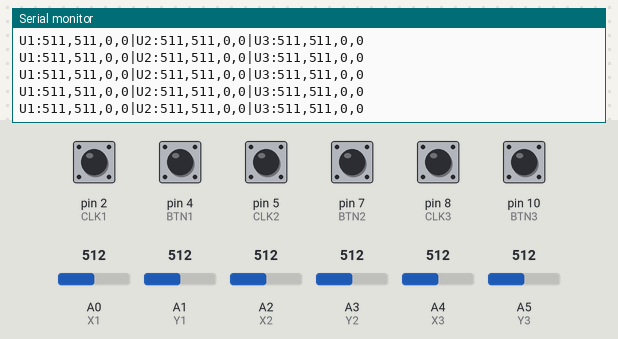
Bench run of a sketch on a simulated Arduino Uno, built with avr-gcc and run on an emulated ATmega328P. Parts: the last lines printed to the serial monitor. The test bench sets the inputs (shaded band); at power-on: pin 2 (CLK1), pin 4 (BTN1), pin 5 (CLK2), pin 7 (BTN2), pin 8 (CLK3), pin 10 (BTN3) HIGH, A0 (X1) = 512, A1 (Y1) = 512, A2 (X2) = 512, A3 (Y2) = 512, A4 (X3) = 512, A5 (Y3) = 512.

Above: at 1.2 s.
1.3 s: A0 (X1) set to 716
At 2.2 s:
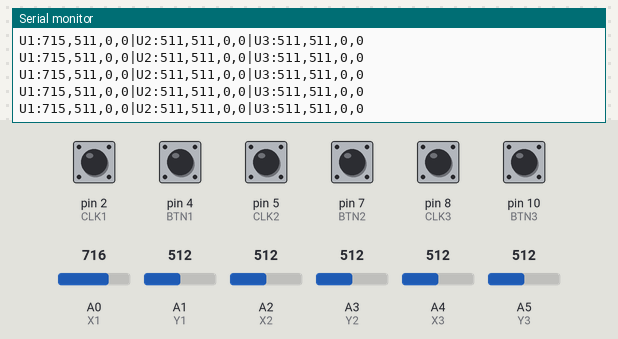
2.8 s: A1 (Y1) set to 716
At 3.3 s:
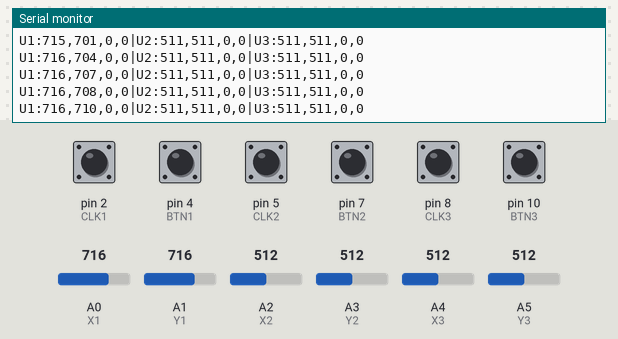
4.3 s: A2 (X2) set to 716
At 5.0 s:
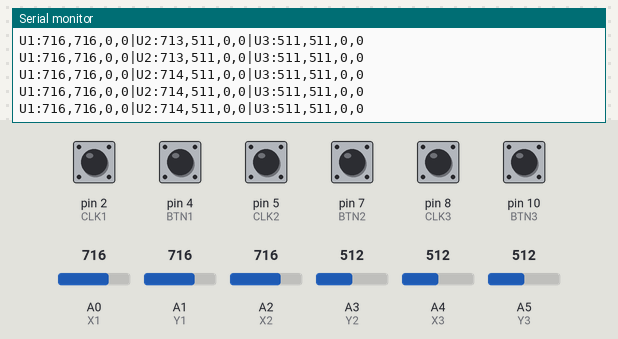
5.8 s: A3 (Y2) set to 716
At 6.5 s:
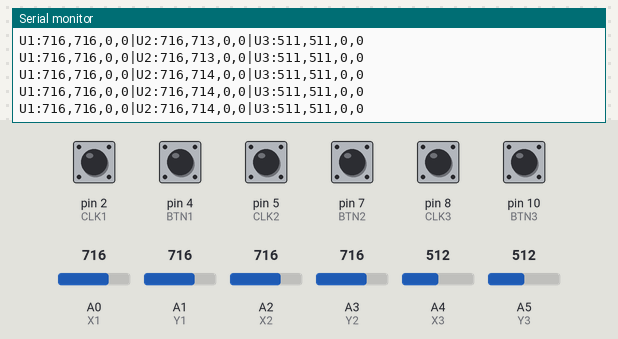
7.3 s: A4 (X3) set to 716
At 8.3 s:
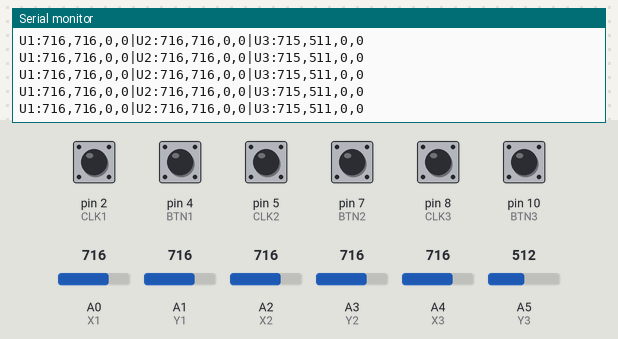
8.8 s: A5 (Y3) set to 716
At 9.6 s:
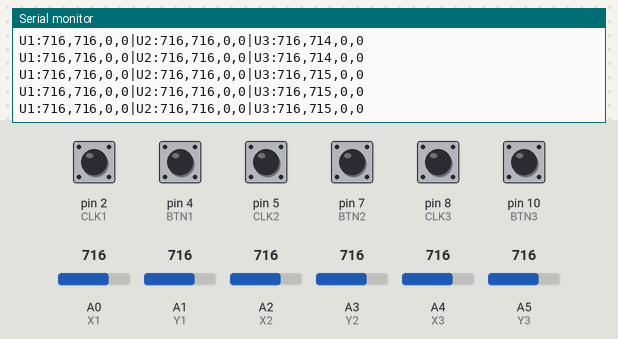
Timing chart, 0 to 11.3 s (numbered marks = the images above; inputs shaded):
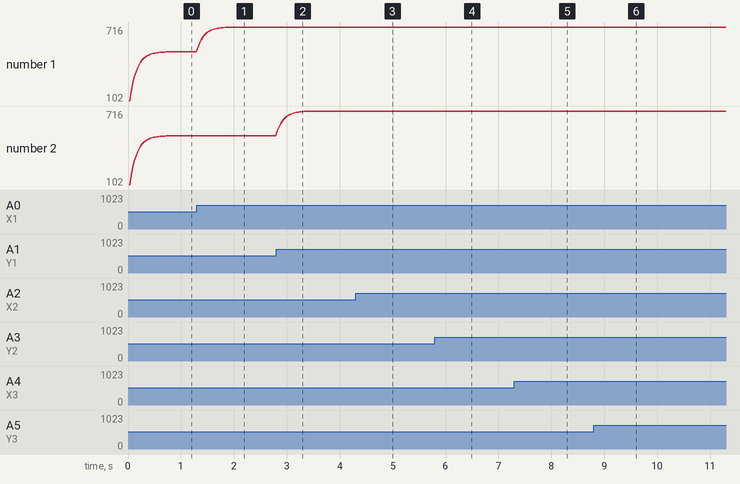

The sketch:

arduino.ino
```cpp
// ==========================================
// PINES DE LAS CAJAS (Según conexión previa)
// ==========================================
// Caja 1
const int X1 = A0, Y1 = A1, CLK1 = 2, DT1 = 3, BTN1 = 4;
// Caja 2
const int X2 = A2, Y2 = A3, CLK2 = 5, DT2 = 6, BTN2 = 7;
// Caja 3
const int X3 = A4, Y3 = A5, CLK3 = 8, DT3 = 9, BTN3 = 10;

// ==========================================
// VARIABLES DE ESTADO
// ==========================================
// Contadores de los encoders
int enc1 = 0, enc2 = 0, enc3 = 0;

// Estados anteriores de los pines CLK para detectar giros
int lastCLK1, lastCLK2, lastCLK3;

// Variables filtradas de los Joysticks
float valX1 = 0, valY1 = 0;
float valX2 = 0, valY2 = 0;
float valX3 = 0, valY3 = 0;

// Factor de suavizado para Joysticks (0.0 a 1.0)
const float alpha = 0.2;

// Control de tiempo para el envío serial
unsigned long lastSend = 0;
const int SEND_INTERVAL = 30; // Envío de datos cada 30ms (~33 fps)

void setup() {
  Serial.begin(115200);

  // Configurar Botones Rojos con resistencia interna
  pinMode(BTN1, INPUT_PULLUP);
  pinMode(BTN2, INPUT_PULLUP);
  pinMode(BTN3, INPUT_PULLUP);

  // Configurar pines de Encoders
  pinMode(CLK1, INPUT); pinMode(DT1, INPUT);
  pinMode(CLK2, INPUT); pinMode(DT2, INPUT);
  pinMode(CLK3, INPUT); pinMode(DT3, INPUT);

  // Guardar estado inicial de los Encoders
  lastCLK1 = digitalRead(CLK1);
  lastCLK2 = digitalRead(CLK2);
  lastCLK3 = digitalRead(CLK3);
}

// Función reutilizable para leer cualquier encoder
void updateEncoder(int clkPin, int dtPin, int &lastClk, int &encValue) {
  int currentClk = digitalRead(clkPin);
  // Si hay un cambio en CLK y es un flanco de subida
  if (currentClk != lastClk && currentClk == 1) {
    if (digitalRead(dtPin) != currentClk) {
      encValue++; // Giro a la derecha
    } else {
      encValue--; // Giro a la izquierda
    }
  }
  lastClk = currentClk;
}

void loop() {
  // 1. LEER ENCODERS CONSTANTEMENTE (Polling rápido)
  // Esto debe ir sin delays para no perder pasos al girar rápido
  updateEncoder(CLK1, DT1, lastCLK1, enc1);
  updateEncoder(CLK2, DT2, lastCLK2, enc2);
  updateEncoder(CLK3, DT3, lastCLK3, enc3);

  // 2. ENVIAR DATOS A NODE.JS CADA CIERTO TIEMPO
  if (millis() - lastSend >= SEND_INTERVAL) {
    lastSend = millis();

    // Leer y filtrar Joysticks
    valX1 = (alpha * analogRead(X1)) + ((1.0 - alpha) * valX1);
    valY1 = (alpha * analogRead(Y1)) + ((1.0 - alpha) * valY1);

    valX2 = (alpha * analogRead(X2)) + ((1.0 - alpha) * valX2);
    valY2 = (alpha * analogRead(Y2)) + ((1.0 - alpha) * valY2);

    valX3 = (alpha * analogRead(X3)) + ((1.0 - alpha) * valX3);
    valY3 = (alpha * analogRead(Y3)) + ((1.0 - alpha) * valY3);

    // Leer Botones (Invertimos la lógica: 1 = presionado, 0 = suelto)
    int b1 = (digitalRead(BTN1) == LOW) ? 1 : 0;
    int b2 = (digitalRead(BTN2) == LOW) ? 1 : 0;
    int b3 = (digitalRead(BTN3) == LOW) ? 1 : 0;

    // 3. CONSTRUIR LA TRAMA DE DATOS Y ENVIARLA
    // Formato: U1:X,Y,E,B|U2:X,Y,E,B|U3:X,Y,E,B

    // Usuario 1
    Serial.print("U1:"); Serial.print(int(valX1)); Serial.print(","); Serial.print(int(valY1));
    Serial.print(","); Serial.print(enc1); Serial.print(","); Serial.print(b1);

    // Separador principal
    Serial.print("|");

    // Usuario 2
    Serial.print("U2:"); Serial.print(int(valX2)); Serial.print(","); Serial.print(int(valY2));
    Serial.print(","); Serial.print(enc2); Serial.print(","); Serial.print(b2);

    // Separador principal
    Serial.print("|");

    // Usuario 3
    Serial.print("U3:"); Serial.print(int(valX3)); Serial.print(","); Serial.print(int(valY3));
    Serial.print(","); Serial.print(enc3); Serial.print(","); Serial.println(b3);
  }
}
```

Measured:
- after the input at 1.3 s, the serial monitor: prints a new line at once (image 1)
- after the input at 2.8 s, the serial monitor: prints a new line at once (image 2)
- after the input at 4.3 s, the serial monitor: prints a new line at once (image 3)
- after the input at 5.8 s, the serial monitor: prints a new line at once (image 4)
- after the input at 7.3 s, the serial monitor: prints a new line at once (image 5)
- after the input at 8.8 s, the serial monitor: prints a new line at once (image 6)
- plotted number 1: 511 → 715 after the input at 1.3 s
